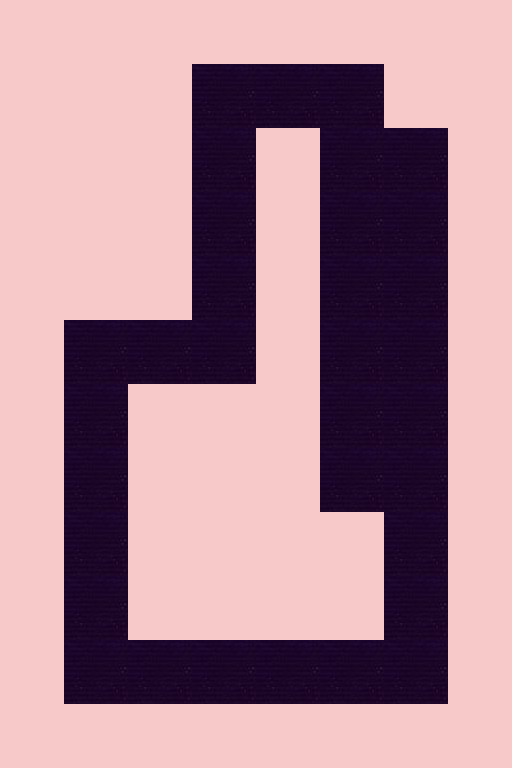

Rendered tile map (Tiled .tmx) drawn with the repository's tilesets; below, a short description and the full map source, tile grids included:
An orthogonal 8x12 tile map with 64x64 px tiles, 3 tile layers (Background, blockage01, traj), 3 tilesets and 1 object (Ball).

<map version="1.5" tiledversion="1.7.2" orientation="orthogonal" renderorder="right-down" width="8" height="12" tilewidth="64" tileheight="64" infinite="0" nextlayerid="5" nextobjectid="2">
 <tileset firstgid="1" name="electro-wave-retro-skyline-buildings-jk" tilewidth="64" tileheight="64" spacing="1" margin="1" tilecount="464" columns="29">
  <image source="electro-wave-retro-skyline-buildings-jk.jpg" width="1920" height="1080" />
 </tileset>
 <tileset firstgid="465" name="WhatsApp Image 2022-01-04 at 20.59.38" tilewidth="64" tileheight="64" spacing="1" margin="1" tilecount="99" columns="11">
  <image source="WhatsApp Image 2022-01-04 at 20.59.38.jpeg" width="736" height="588" />
 </tileset>
 <tileset firstgid="564" name="2560" tilewidth="64" tileheight="64" spacing="1" margin="1" tilecount="234" columns="18">
  <image source="2560.jpg" width="1200" height="900" />
  <tile id="0">
   <properties>
    <property name="Blockage" value="True" />
   </properties>
  </tile>
 </tileset>
 <layer id="1" name="Background" width="8" height="12">
  <data encoding="csv">
10,11,12,13,14,15,16,17,
39,40,41,42,43,44,45,46,
68,69,70,71,72,73,74,75,
97,98,99,100,101,102,103,104,
126,127,128,129,130,131,132,133,
155,156,157,158,159,160,161,162,
184,185,186,187,188,189,190,191,
213,214,215,216,217,218,219,220,
242,243,244,245,246,247,248,249,
271,272,273,274,275,276,277,278,
300,301,302,303,304,305,306,307,
329,330,331,332,333,334,335,336
</data>
 </layer>
 <layer id="2" name="blockage01" width="8" height="12">
  <data encoding="csv">
564,564,564,564,564,564,564,564,
564,564,564,0,0,0,564,564,
564,564,564,0,564,0,0,564,
564,564,564,0,564,0,0,564,
564,564,564,0,564,0,0,564,
564,0,0,0,564,0,0,564,
564,0,564,564,564,0,0,564,
564,0,564,564,564,0,0,564,
564,0,564,564,564,564,0,564,
564,0,564,564,564,564,0,564,
564,0,0,0,0,0,0,564,
564,564,564,564,564,564,564,564
</data>
 </layer>
 <layer id="3" name="traj" width="8" height="12">
  <data encoding="csv">
0,0,0,0,0,0,0,0,
0,0,0,465,465,465,0,0,
0,0,0,465,0,465,465,0,
0,0,0,465,0,465,465,0,
0,0,0,465,0,465,465,0,
0,465,465,465,0,465,465,0,
0,465,0,0,0,465,465,0,
0,465,0,0,0,465,465,0,
0,465,0,0,0,0,465,0,
0,465,0,0,0,0,465,0,
0,465,465,465,465,465,465,0,
0,0,0,0,0,0,0,0
</data>
 </layer>
 <objectgroup id="4" name="Objects">
  <object id="1" name="Ball" x="88.7624" y="660.938" width="19.1181" height="17.7525" />
 </objectgroup>
</map>
